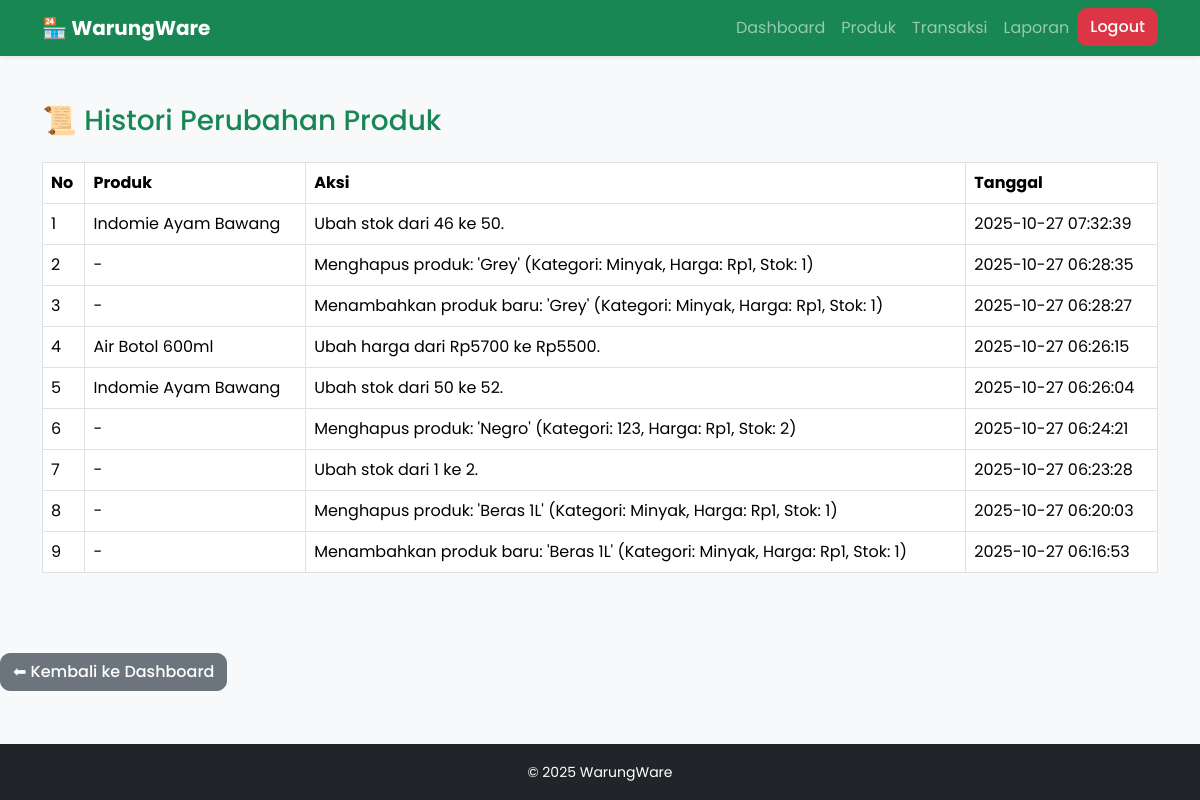
Page /pages/histori.php (signed in) on the committed database.
### tables this page shows
CREATE TABLE `histori_edit` (
  `id` int(11) NOT NULL,
  `id_user` int(11) NOT NULL,
  `id_produk` int(11) DEFAULT NULL,
  `aksi` text NOT NULL,
  `created_at` timestamp NOT NULL DEFAULT current_timestamp()
);

CREATE TABLE `produk` (
  `id` int(11) NOT NULL,
  `nama_produk` varchar(100) DEFAULT NULL,
  `harga` int(11) DEFAULT NULL,
  `stok` int(11) DEFAULT NULL,
  `kategori` varchar(50) DEFAULT NULL,
  `gambar` varchar(255) DEFAULT NULL
);

### pages/histori.php (the view, shortened to what this page needs)
<?php
include '../config/database.php';
?>
<!DOCTYPE html>
<html lang="id">
<head>
    <link href="https://cdn.jsdelivr.net/npm/bootstrap@5.3.3/dist/css/bootstrap.min.css" rel="stylesheet">
    <link rel="stylesheet" href="../assets/css/style.css">
</head>
<body>
<?php include '../includes/header.php'; ?>
<div class="container py-5">
  <h3 class="mb-4 text-success">📜 Histori Perubahan Produk</h3>
  <table class="table table-bordered table-hover">
    <thead class="table-success">
    <thead>
        <tr>
            <th>No</th>
            <th>Produk</th>
            <th>Aksi</th>
            <th>Tanggal</th>
        </tr>
    </thead>
    <tbody>
        <?php
        $q = mysqli_query($conn, "SELECT h.*, u.username, p.nama_produk
                                  FROM histori_edit h
                                  LEFT JOIN users u ON h.id_user=u.id
                                  LEFT JOIN produk p ON h.id_produk=p.id
                                  ORDER BY h.created_at DESC");
        $no = 1;
        while ($row = mysqli_fetch_assoc($q)) {
            echo "<tr>
                    <td>{$no}</td>
                    <td>".($row['nama_produk'] ?? '-')."</td>
                    <td>{$row['aksi']}</td>
                    <td>{$row['created_at']}</td>
                  </tr>";
            $no++;
        }
        ?>
    </tbody>
</table>
    </div>
  <a href="../" class="btn btn-secondary mt-3">⬅ Kembali ke Dashboard</a>
<?php include '../includes/footer.php'; ?>
</body>
</html>

### assets/css/style.css (style rules this page uses)
body { background-color: #f8f9fa; font-family: 'Poppins', sans-serif; }
.btn { border-radius: 10px; font-weight: 500; }

### rows in the picture
histori_edit: id_produk.nama_produk "Indomie Ayam Bawang", aksi "Ubah stok dari 46 ke 50.", created_at "2025-10-27 07:32:39"
histori_edit: nama_produk "-", aksi "Menghapus produk: 'Grey' (Kategori: Minyak, Harga: Rp1, Stok: 1)", created_at "2025-10-27 06:28:35"
histori_edit: nama_produk "-", aksi "Menambahkan produk baru: 'Grey' (Kategori: Minyak, Harga: Rp1, Stok: 1)", created_at "2025-10-27 06:28:27"
histori_edit: id_produk.nama_produk "Air Botol 600ml", aksi "Ubah harga dari Rp5700 ke Rp5500.", created_at "2025-10-27 06:26:15"
histori_edit: id_produk.nama_produk "Indomie Ayam Bawang", aksi "Ubah stok dari 50 ke 52.", created_at "2025-10-27 06:26:04"
histori_edit: nama_produk "-", aksi "Menghapus produk: 'Negro' (Kategori: 123, Harga: Rp1, Stok: 2)", created_at "2025-10-27 06:24:21"
histori_edit: nama_produk "-", aksi "Ubah stok dari 1 ke 2.", created_at "2025-10-27 06:23:28"
histori_edit: nama_produk "-", aksi "Menghapus produk: 'Beras 1L' (Kategori: Minyak, Harga: Rp1, Stok: 1)", created_at "2025-10-27 06:20:03"
histori_edit: nama_produk "-", aksi "Menambahkan produk baru: 'Beras 1L' (Kategori: Minyak, Harga: Rp1, Stok: 1)", created_at "2025-10-27 06:16:53"
